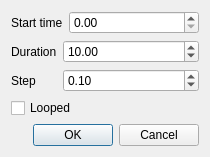
<?xml version="1.0" encoding="UTF-8"?>
<ui version="4.0">
 <class>ExportOptionsDialog</class>
 <widget class="QDialog" name="ExportOptionsDialog">
  <property name="geometry">
   <rect>
    <x>0</x>
    <y>0</y>
    <width>210</width>
    <height>154</height>
   </rect>
  </property>
  <property name="windowTitle">
   <string>Options</string>
  </property>
  <property name="locale">
   <locale language="English" country="UnitedStates"/>
  </property>
  <layout class="QVBoxLayout" name="verticalLayout">
   <item>
    <layout class="QHBoxLayout" name="startTimeLayout">
     <item>
      <widget class="QLabel" name="startTimeLabel">
       <property name="sizePolicy">
        <sizepolicy hsizetype="Preferred" vsizetype="Preferred">
         <horstretch>1</horstretch>
         <verstretch>0</verstretch>
        </sizepolicy>
       </property>
       <property name="text">
        <string>Start time</string>
       </property>
      </widget>
     </item>
     <item>
      <widget class="QDoubleSpinBox" name="startTimeSpin">
       <property name="sizePolicy">
        <sizepolicy hsizetype="Minimum" vsizetype="Fixed">
         <horstretch>3</horstretch>
         <verstretch>0</verstretch>
        </sizepolicy>
       </property>
       <property name="maximum">
        <double>999.990000000000009</double>
       </property>
      </widget>
     </item>
    </layout>
   </item>
   <item>
    <layout class="QHBoxLayout" name="durationLayout">
     <item>
      <widget class="QLabel" name="durationLabel">
       <property name="sizePolicy">
        <sizepolicy hsizetype="Preferred" vsizetype="Preferred">
         <horstretch>1</horstretch>
         <verstretch>0</verstretch>
        </sizepolicy>
       </property>
       <property name="text">
        <string>Duration</string>
       </property>
      </widget>
     </item>
     <item>
      <widget class="QDoubleSpinBox" name="durationSpin">
       <property name="sizePolicy">
        <sizepolicy hsizetype="Minimum" vsizetype="Fixed">
         <horstretch>3</horstretch>
         <verstretch>0</verstretch>
        </sizepolicy>
       </property>
       <property name="minimum">
        <double>0.010000000000000</double>
       </property>
       <property name="maximum">
        <double>999.990000000000009</double>
       </property>
       <property name="value">
        <double>10.000000000000000</double>
       </property>
      </widget>
     </item>
    </layout>
   </item>
   <item>
    <layout class="QHBoxLayout" name="stepLayout">
     <item>
      <widget class="QLabel" name="stepLabel">
       <property name="sizePolicy">
        <sizepolicy hsizetype="Preferred" vsizetype="Preferred">
         <horstretch>1</horstretch>
         <verstretch>0</verstretch>
        </sizepolicy>
       </property>
       <property name="text">
        <string>Step</string>
       </property>
      </widget>
     </item>
     <item>
      <widget class="QDoubleSpinBox" name="stepSpin">
       <property name="sizePolicy">
        <sizepolicy hsizetype="Minimum" vsizetype="Fixed">
         <horstretch>3</horstretch>
         <verstretch>0</verstretch>
        </sizepolicy>
       </property>
       <property name="minimum">
        <double>0.010000000000000</double>
       </property>
       <property name="singleStep">
        <double>0.100000000000000</double>
       </property>
       <property name="value">
        <double>0.100000000000000</double>
       </property>
      </widget>
     </item>
    </layout>
   </item>
   <item>
    <widget class="QCheckBox" name="loopedCheck">
     <property name="text">
      <string>Looped</string>
     </property>
    </widget>
   </item>
   <item>
    <spacer name="verticalSpacer">
     <property name="orientation">
      <enum>Qt::Vertical</enum>
     </property>
     <property name="sizeHint" stdset="0">
      <size>
       <width>20</width>
       <height>40</height>
      </size>
     </property>
    </spacer>
   </item>
   <item>
    <widget class="QDialogButtonBox" name="buttonBox">
     <property name="orientation">
      <enum>Qt::Horizontal</enum>
     </property>
     <property name="standardButtons">
      <set>QDialogButtonBox::Cancel|QDialogButtonBox::Ok</set>
     </property>
    </widget>
   </item>
  </layout>
 </widget>
 <resources/>
 <connections>
  <connection>
   <sender>buttonBox</sender>
   <signal>accepted()</signal>
   <receiver>ExportOptionsDialog</receiver>
   <slot>accept()</slot>
   <hints>
    <hint type="sourcelabel">
     <x>248</x>
     <y>254</y>
    </hint>
    <hint type="destinationlabel">
     <x>157</x>
     <y>274</y>
    </hint>
   </hints>
  </connection>
  <connection>
   <sender>buttonBox</sender>
   <signal>rejected()</signal>
   <receiver>ExportOptionsDialog</receiver>
   <slot>reject()</slot>
   <hints>
    <hint type="sourcelabel">
     <x>316</x>
     <y>260</y>
    </hint>
    <hint type="destinationlabel">
     <x>286</x>
     <y>274</y>
    </hint>
   </hints>
  </connection>
 </connections>
</ui>
